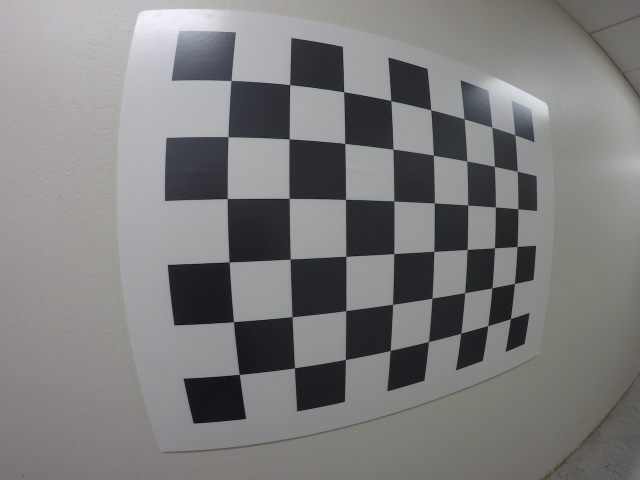
#> input picture Media/calibration_wide/GOPR0032.jpg, 1280 x 960 px (shown at 1/2 size); its folder holds 5 pictures in this run
$ python cameraDistortionCalibrationExtract.py
#> lines starting #> are read from the running program, lines starting #| are printed output that depends on the picture; after the words box and inside, x2 and y2 are one past the last pixel; in counts of white or black regions, pixels touching at a corner belong together
import numpy as np
import cv2
import glob
import matplotlib.pyplot as plt

# prepare object points, like (0, 0, 0), (1, 0, 0,), (2, 0, 0) ..., (5, 7, 0)
objp = np.zeros((6*8, 3), np.float32)
objp[:, :2] = np.mgrid[0:8, 0:6].T.reshape(-1, 2)

# arrays to store object points and image points form all the images
objpoints = []  # 3d points in real world space
imgpoints = []  # 2d points in image plane

# make a list of calirbation images
images = glob.glob("../../Media/calibration_wide/GO*.jpg")

# step through the list and search for chessbaord corners
for idx, fname in enumerate(images):
    img = cv2.imread(fname)
#> img is the input picture: shape (960, 1280, 3); mean B, G, R 124.7, 124.9, 125.1
    gray = cv2.cvtColor(img, cv2.COLOR_BGR2GRAY)

    # find the chessboard corners
    ret, corners = cv2.findChessboardCorners(gray, (8, 6), None)
#> ret = True; corners = 48 rows, first 8: [462.6, 161.3], [579.9, 169.7], [687.9, 184.1], [782.3, 201.7], [862.1, 220.2], [928.7, 238.1], [984.4, 254.6], [1030.1, 270]

    # if found, add object points, image points
    if ret == True:
        objpoints.append(objp)
        imgpoints.append(corners)

        # draw and display the corners
        cv2.drawChessboardCorners(img, (8, 6), corners, ret)
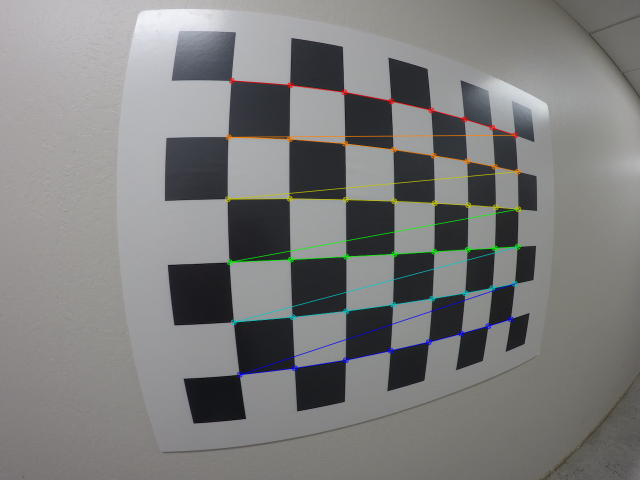
#> img: shape (960, 1280, 3) (shown at 1/2 size); 1.83% of pixels changed, all inside (x1, y1, x2, y2) = (449, 155, 1043, 756)
        # write_name = "corners_found" + str(idx) +".jpg"
        # cv2.imwrite(write_name, img)
        cv2.imshow("img", img)
        cv2.waitKey(200)
#> pass 2 of the loop `for idx, fname in enumerate(images):`:
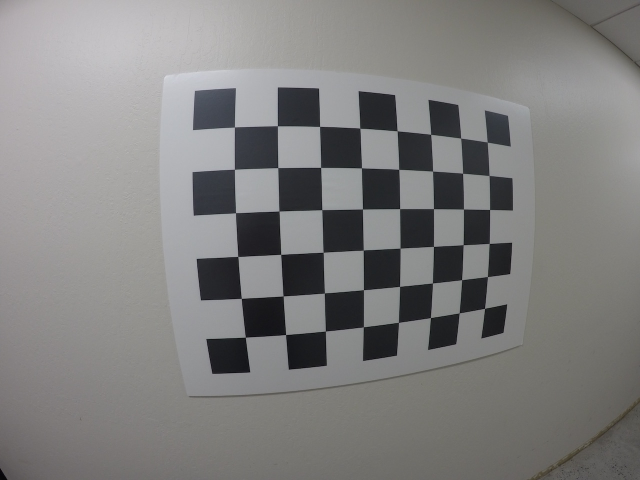
#> input picture Media/calibration_wide/GOPR0033.jpg, 1280 x 960 px (shown at 1/2 size)
#> img is the input picture: shape (960, 1280, 3); mean B, G, R 126.8, 127.5, 128.1
#> corners = 48 rows, first 8: [469.4, 254.5], [555.3, 252.3], [639.7, 253.2], [720.3, 256.6], [794.7, 262.2], [861.9, 269], [922, 276.5], [974.9, 284.9]
#> `cv2.drawChessboardCorners(img, (8, 6), corners, ret)`:
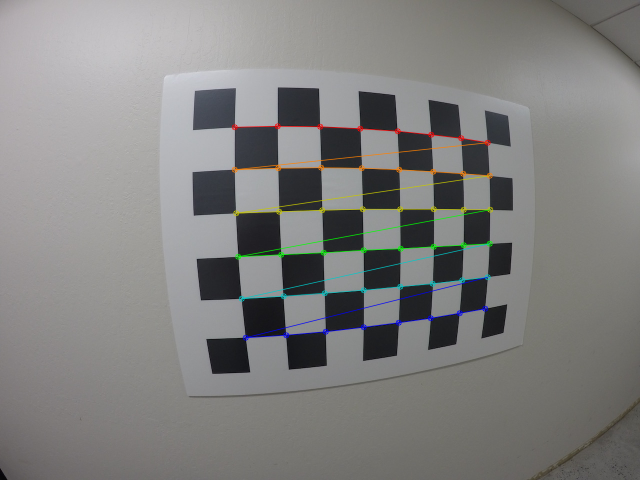
#> img: shape (960, 1280, 3) (shown at 1/2 size); 1.66% of pixels changed, all inside (x1, y1, x2, y2) = (463, 246, 987, 682)
#> pass 3 of the loop `for idx, fname in enumerate(images):`:
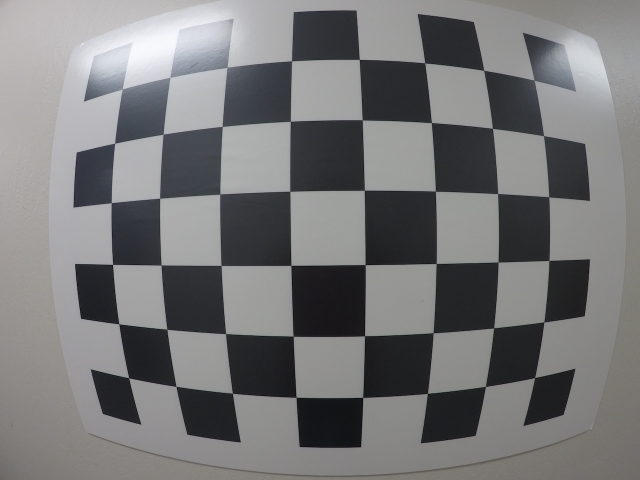
#> input picture Media/calibration_wide/GOPR0034.jpg, 1280 x 960 px (shown at 1/2 size)
#> img is the input picture: shape (960, 1280, 3); mean B, G, R 120, 119.2, 119.1
#> corners = 48 rows, first 8: [244.7, 178.6], [340.3, 155.1], [454.6, 135], [583.6, 122], [719.1, 119.1], [849.8, 126.1], [968, 140.8], [1069.3, 161.3]
#> `cv2.drawChessboardCorners(img, (8, 6), corners, ret)`:
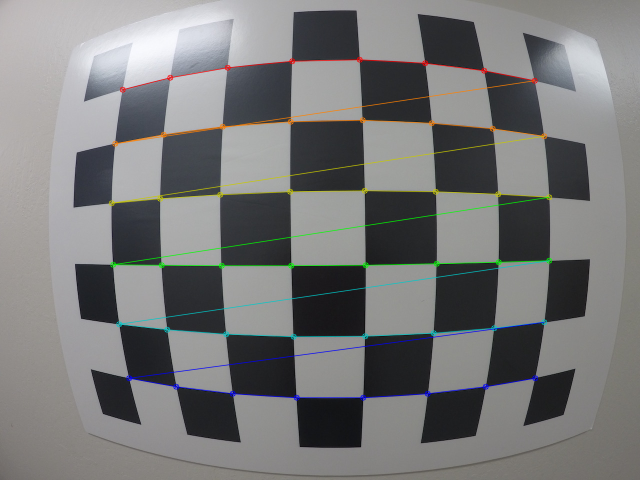
#> img: shape (960, 1280, 3) (shown at 1/2 size); 2.56% of pixels changed, all inside (x1, y1, x2, y2) = (217, 113, 1105, 802)
#> the loop made 4 passes; the first 3 are shown

cv2.destroyAllWindows()

# use the above objpoints and imgpoints for camera calibration and verify
# with one image distortion
import pickle

img = cv2.imread("../../Media/calibration_wide/test_image.jpg")
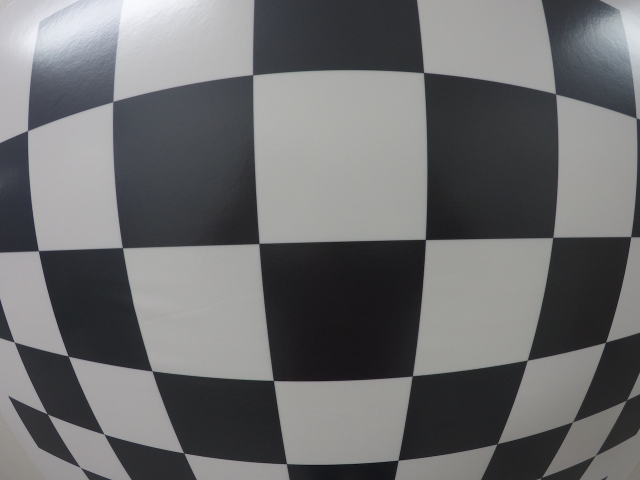
#> input picture Media/calibration_wide/test_image.jpg, 1280 x 960 px (shown at 1/2 size)
#> img is the input picture: shape (960, 1280, 3); mean B, G, R 110.7, 109.5, 109.1
img_size = (img.shape[1], img.shape[0])
#> img_size = (1280, 960)

ret, mtx, dist, rvecs, tvecs = cv2.calibrateCamera(objpoints, imgpoints, img_size, None, None)

dst = cv2.undistort(img, mtx, dist, None, mtx)
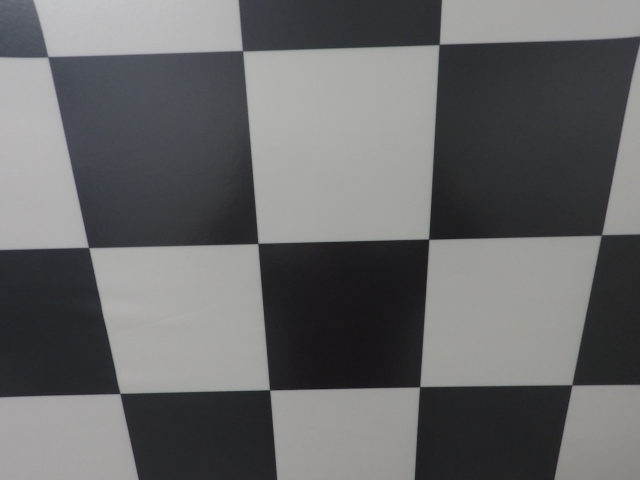
#> dst: shape (960, 1280, 3) (shown at 1/2 size); mean B, G, R 105.2, 104.4, 104
cv2.imwrite("../../Media/calibration_wide/test_image_undist.jpg", dst)

# save the camera calibration result for later use (no need to worry about rvecs, tvecs)
dist_pickle = {}
dist_pickle["mtx"] = mtx
dist_pickle["dist"] = dist
pickle.dump(dist_pickle, open("../../Media/calibration_wide/wide_dist_pickle.p","wb"))
# Visualize undistortion
f, (ax1, ax2) = plt.subplots(1, 2, figsize=(24, 9))
ax1.imshow(img)
ax1.set_title('Original Image', fontsize=30)
ax2.imshow(dst)
ax2.set_title('Undistorted Image', fontsize=30)
plt.subplots_adjust(left=0., right=1, top=0.9, bottom=0.)
plt.show()
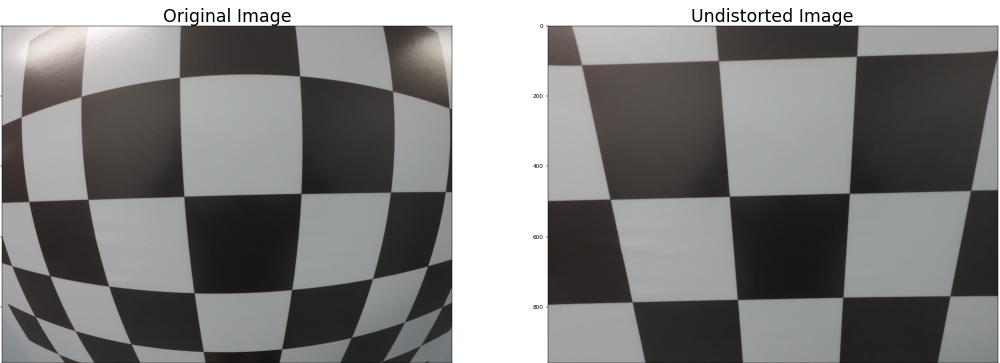
#> figure drawn by matplotlib, 2 panels; B, G, R data is drawn as R, G, B
